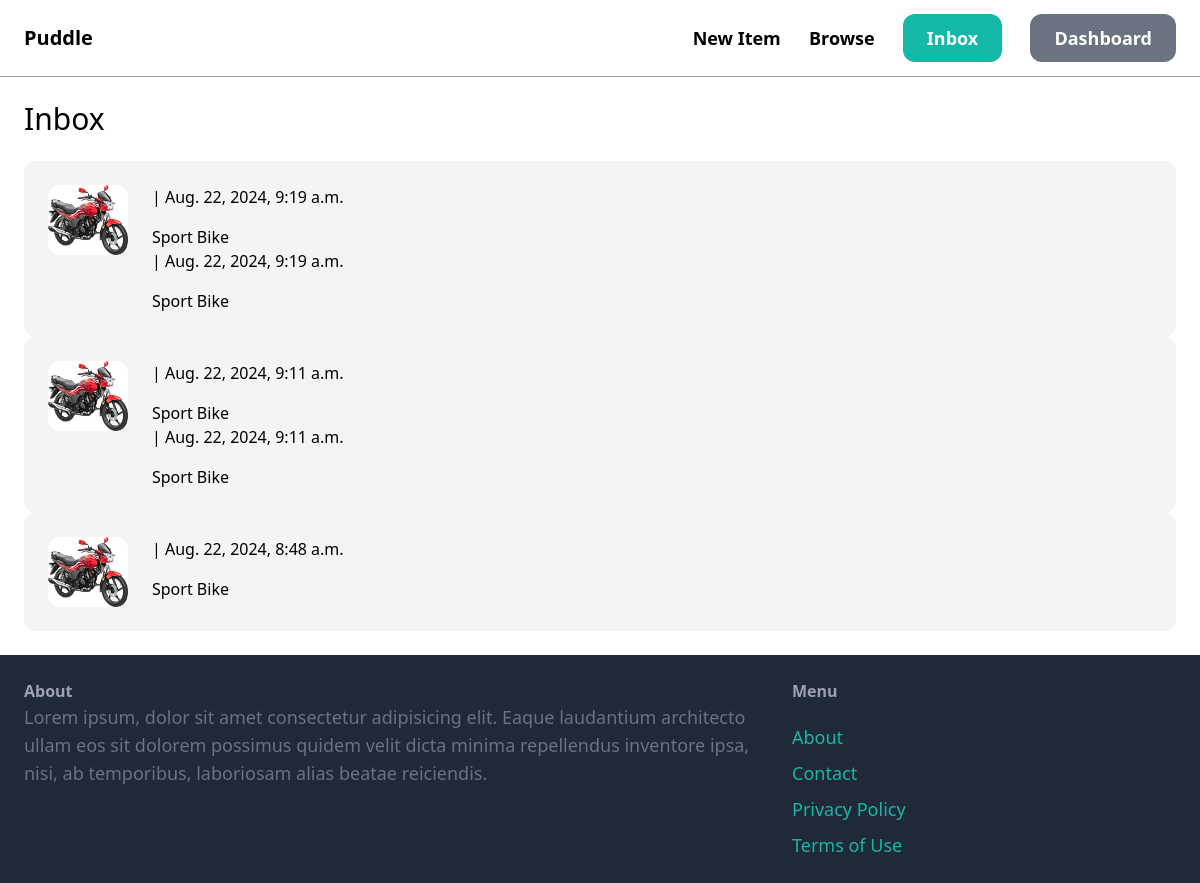
Screenshot of /inbox/ (signed in) with the database file from the repository.
### conversation/models.py (models this page shows)
class Conversation(models.Model):
    item = models.ForeignKey(Item, related_name='conversations', on_delete=models.CASCADE)
    members = models.ManyToManyField(User, related_name='conversations')
    created_at = models.DateTimeField(auto_now_add=True)
    modified_at = models.DateTimeField(auto_now=True)
    class Meta:
        ordering = ['-modified_at',]

### item/models.py (models this page shows, shortened)
class Item(models.Model):
    category = models.ForeignKey(Category, related_name='items', on_delete=models.CASCADE)
    name = models.CharField(max_length=255)
    description = models.TextField(blank=True, null=True)
    price = models.FloatField()
    image = models.ImageField(upload_to='item_images', blank=True, null=True)
    is_sold = models.BooleanField(default=False)
    created_by = models.ForeignKey(User, related_name='items', on_delete=models.CASCADE)
    created_at = models.DateTimeField(auto_now_add=True)

### conversation/views.py (the view)
# urls.py: path('', views.inbox, name='inbox'),
@login_required
def inbox(request):
    conversations = Conversation.objects.filter(members__in=[request.user.id])
    return render(request, 'conversation/inbox.html', {
        'conversations': conversations,
    })

### conversation/templates/conversation/inbox.html (shortened to what this page needs)
{% extends 'core/base.html' %}
{% block content %}
<h1 class="mb-6 text-3xl">Inbox</h1>
<div class="space-y-6">
    {% for conversation in conversations %}
    <a href="#">
        <div  class="p-6 flex bg-gray-100 rounded-xl">
            <div class="pr-6">
                <img src="{{ conversation.item.image.url }}" class="w-20 rounded-xl">
            </div>
            <div>
                {% for members in conversation.members.all %}
                    {% if member != request.user %}
                        <p class="mb-4"><strong>{{ member.username }}</strong> | {{ conversation.modified_at }}</p>
                        <p>{{ conversation.item.name }}</p>
                    {% endif %}
                {% endfor %}
            </div>
        </div>
    </a>
    {% endfor %}
</div>
{% endblock %}

### rows the page displays
Conversation: item.image (picture), modified_at "Aug. 22, 2024, 9:19 a.m.", item.name "Sport Bike"
Conversation: item.image (picture), modified_at "Aug. 22, 2024, 9:11 a.m.", item.name "Sport Bike"
Conversation: item.image (picture), modified_at "Aug. 22, 2024, 8:48 a.m.", item.name "Sport Bike"
